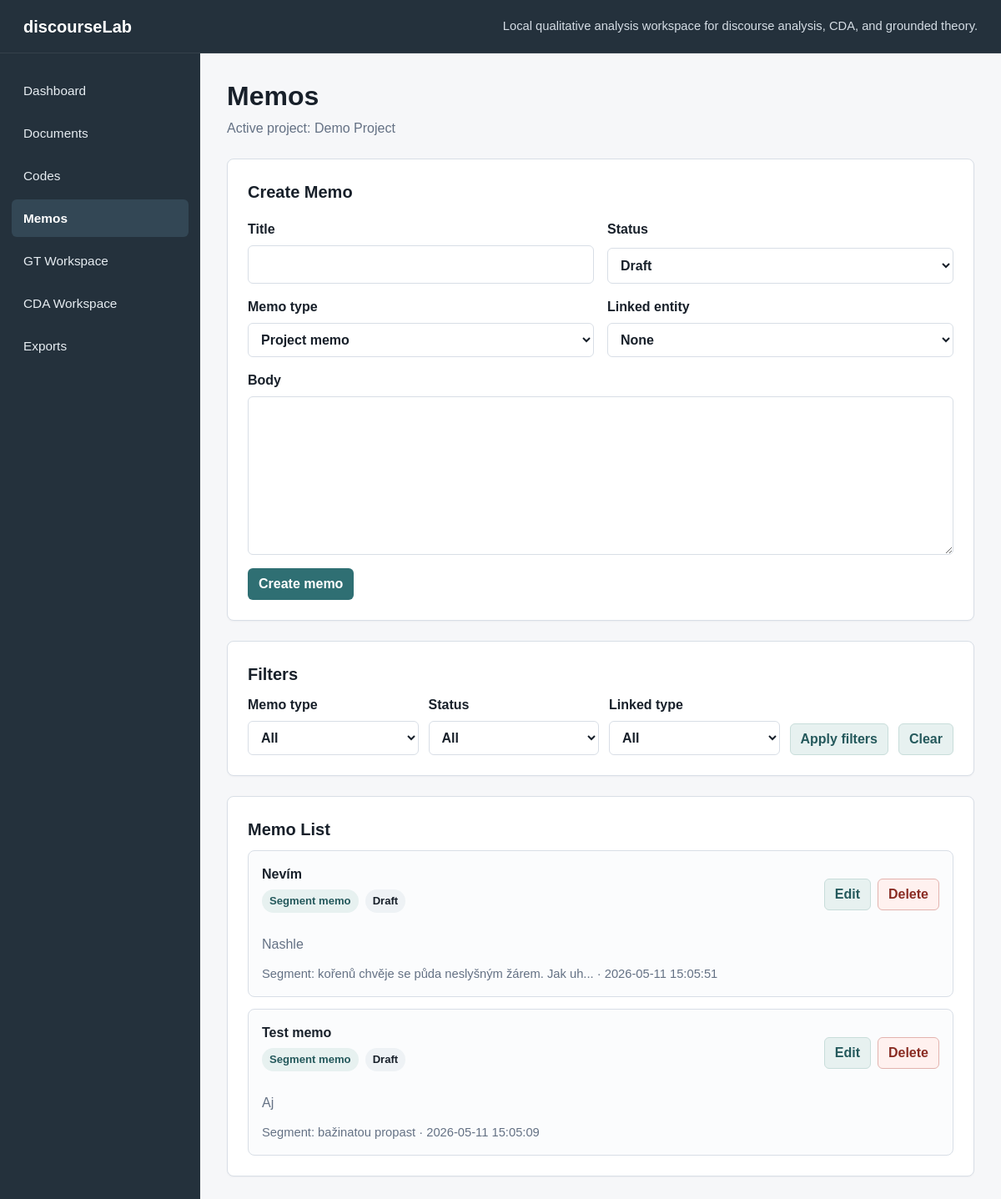
Page /memos on the committed database.
### tables this page shows
CREATE TABLE projects (
    id INTEGER PRIMARY KEY AUTOINCREMENT,
    name TEXT NOT NULL,
    description TEXT,
    created_at TEXT NOT NULL DEFAULT CURRENT_TIMESTAMP,
    updated_at TEXT NOT NULL DEFAULT CURRENT_TIMESTAMP
);

CREATE TABLE memos (
    id INTEGER PRIMARY KEY AUTOINCREMENT,
    project_id INTEGER NOT NULL,
    title TEXT NOT NULL,
    body TEXT,
    memo_type TEXT NOT NULL DEFAULT 'analytic',
    linked_entity_type TEXT,
    linked_entity_id INTEGER,
    status TEXT NOT NULL DEFAULT 'draft',
    created_at TEXT NOT NULL DEFAULT CURRENT_TIMESTAMP,
    updated_at TEXT NOT NULL DEFAULT CURRENT_TIMESTAMP,
    FOREIGN KEY (project_id) REFERENCES projects (id) ON DELETE CASCADE
);

### app.py (the view)
    @app.route("/memos")
    def memos():
        active_project = get_active_project()
        filters = {
            "memo_type": request.args.get("memo_type", "").strip(),
            "status": request.args.get("status", "").strip(),
            "linked_entity_type": request.args.get("linked_entity_type", "").strip(),
            "linked_entity_id": request.args.get("linked_entity_id", "").strip(),
        }
        memo_rows = get_memos_for_project(active_project["id"], filters)
        return render_template(
            "memos.html",
            title="Memos",
            active_page="memos",
            active_project=active_project,
            memos=memo_rows,
            filters=filters,
            memo_type_labels=MEMO_TYPES,
            memo_status_labels=MEMO_STATUSES,
            documents=get_documents_for_memo_links(active_project["id"]),
            segments=get_segments_for_memo_links(active_project["id"]),
            codes=get_open_codes_for_project(active_project["id"]),
        )

### app.py (called while the page is built, shortened)
def get_db() -> sqlite3.Connection:
    if "db" not in g:
        g.db = sqlite3.connect(DATABASE)
        g.db.row_factory = sqlite3.Row
        g.db.execute("PRAGMA foreign_keys = ON")
    return g.db

def query_one(sql: str, params: tuple = ()) -> sqlite3.Row | None:
    return get_db().execute(sql, params).fetchone()

def query_all(sql: str, params: tuple = ()) -> list[sqlite3.Row]:
    return get_db().execute(sql, params).fetchall()

def get_active_project() -> sqlite3.Row:
    project = query_one(
        """
        SELECT id, name, description, created_at, updated_at
        FROM projects
        ORDER BY id
        LIMIT 1
        """
    )
    if project is not None:
        return project

def get_segment_for_project(segment_id: int, project_id: int) -> sqlite3.Row | None:
    return query_one(
        """
        SELECT
            segments.id,
            segments.document_id,
            COALESCE(segments.name, '') AS name,
            segments.selected_text,
            documents.title AS document_title
        FROM segments
        JOIN documents ON documents.id = segments.document_id
        WHERE segments.id = ? AND documents.project_id = ?
        """,
        (segment_id, project_id),
    )

def get_open_codes_for_project(project_id: int) -> list[sqlite3.Row]:
    return get_codes_for_project(project_id, "open")

def get_documents_for_memo_links(project_id: int) -> list[sqlite3.Row]:
    return query_all(
        """
        SELECT id, title
        FROM documents
        WHERE project_id = ?
        ORDER BY title COLLATE NOCASE
        """,
        (project_id,),
    )

def get_segments_for_memo_links(project_id: int) -> list[sqlite3.Row]:
    return query_all(
        """
        SELECT
            segments.id,
            COALESCE(segments.name, '') AS name,
            segments.selected_text,
            documents.title AS document_title
        FROM segments
        JOIN documents ON documents.id = segments.document_id
        WHERE documents.project_id = ?
        ORDER BY documents.title COLLATE NOCASE, segments.start_offset
        """,
        (project_id,),
    )

def truncate_text(text: str, length: int = 80) -> str:
    text = " ".join((text or "").split())
    if len(text) <= length:
        return text
    return text[: length - 3] + "..."

### templates/memos.html (shortened to what this page needs)
{% extends "base.html" %}
{% block content %}
<section class="page-header">
    <h1>Memos</h1>
    <p>Active project: {{ active_project.name }}</p>
</section>
<section class="info-panel import-panel">
    <h2>Create Memo</h2>
    <form class="document-form" action="{{ url_for('create_memo') }}" method="post">
        <div class="form-grid">
            <label>
                <span>Title</span>
                <input type="text" name="title" required>
            </label>
            <label>
                <span>Status</span>
                <select name="status">
                    {% for value, label in memo_status_labels.items() %}
                        <option value="{{ value }}">{{ label }}</option>
                    {% endfor %}
                </select>
            </label>
        </div>
        <div class="form-grid">
            <label>
                <span>Memo type</span>
                <select name="memo_type" required>
                    {% for value, label in memo_type_labels.items() %}
                        <option value="{{ value }}" {{ "selected" if filters.memo_type == value else "" }}>{{ label }}</option>
                    {% endfor %}
                </select>
            </label>
            <label>
                <span>Linked entity</span>
                <select name="linked_target">
                    <option value="">None</option>
                </select>
            </label>
        </div>
        <label>
            <span>Body</span>
            <textarea name="body" rows="7" required></textarea>
        </label>
        <button type="submit" class="button-primary">Create memo</button>
    </form>
</section>
<section class="info-panel import-panel">
    <h2>Filters</h2>
    <form class="filter-form" action="{{ url_for('memos') }}" method="get">
        <label>
            <span>Memo type</span>
            <select name="memo_type">
                <option value="">All</option>
            </select>
        </label>
        <label>
            <span>Status</span>
            <select name="status">
                <option value="">All</option>
            </select>
        </label>
        <label>
            <span>Linked type</span>
            <select name="linked_entity_type">
                <option value="">All</option>
            </select>
        </label>
        <button type="submit" class="button-secondary">Apply filters</button>
        <a class="button-secondary" href="{{ url_for('memos') }}">Clear</a>
    </form>
</section>
<section class="info-panel">
    <h2>Memo List</h2>
    {% if memos %}
        <div class="memo-list">
            {% for memo in memos %}
                <article class="memo-card">
                    <div class="segment-card-header">
                        <div>
                            <h3>{{ memo.title }}</h3>
                            <div class="code-badge-row">
                                <span class="memo-type-badge">{{ memo_type_labels[memo.memo_type] }}</span>
                                <span class="status-badge">{{ memo_status_labels[memo.status] }}</span>
                            </div>
                        </div>
                        <div class="actions-cell">
                            <a class="button-secondary" href="{{ url_for('edit_memo', memo_id=memo.id) }}">Edit</a>
                            <form action="{{ url_for('delete_memo', memo_id=memo.id) }}" method="post">
                                <button type="submit" class="button-danger">Delete</button>
                            </form>
                        </div>
                    </div>
                    <p>{{ memo.body }}</p>
                    <p class="muted-text">{{ memo.linked_entity_label }} · {{ memo.created_at }}</p>
                </article>
            {% endfor %}
        </div>
    {% else %}
        <p>No memos found.</p>
    {% endif %}
</section>
{% endblock %}

### static/style.css (style rules this page uses)
:root { --bg: #f6f7f9; --surface: #ffffff; --surface-muted: #eef2f5; --border: #d8dee6; --text: #18202a; --muted: #647184; --accent: #2f6f73; --accent-dark: #25595c; --accent-soft: #e7f1f0; --sidebar: #24313c; --sidebar-active: #334755; }
* { box-sizing: border-box; }
body { margin: 0; min-height: 100vh; background: var(--bg); color: var(--text); font-family: Arial, Helvetica, sans-serif; line-height: 1.5; }
a { color: inherit; }
.page-header { margin-bottom: 24px; }
.page-header h1 { margin: 0 0 8px; font-size: 2rem; line-height: 1.2; }
.page-header p { margin: 0; max-width: 760px; color: var(--muted); }
.metric-card, .info-panel { background: var(--surface); border: 1px solid var(--border); border-radius: 8px; box-shadow: 0 1px 2px rgba(24, 32, 42, 0.04); }
.info-panel { padding: 24px; }
.info-panel h2 { margin: 0 0 10px; font-size: 1.25rem; }
.info-panel p { max-width: 780px; margin: 0 0 12px; color: var(--muted); }
.info-panel p:last-child { margin-bottom: 0; }
.import-panel { margin-bottom: 24px; }
.document-form { display: grid; gap: 16px; margin-top: 18px; }
.form-grid { display: grid; grid-template-columns: repeat(2, minmax(0, 1fr)); gap: 16px; }
label { display: grid; gap: 7px; color: var(--text); font-weight: 700; }
input, select, textarea { width: 100%; border: 1px solid var(--border); border-radius: 6px; padding: 10px 11px; color: var(--text); background: #ffffff; font: inherit; }
textarea { resize: vertical; }
button, .button-primary, .button-secondary, .button-danger { display: inline-flex; align-items: center; justify-content: center; min-height: 38px; width: fit-content; border: 1px solid transparent; border-radius: 6px; padding: 8px 12px; font: inherit; font-weight: 700; line-height: 1; text-decoration: none; cursor: pointer; }
.button-primary { color: #ffffff; background: var(--accent); }
.button-secondary { color: var(--accent-dark); background: var(--accent-soft); border-color: #c8ddda; }
.button-danger { color: #8a2d24; background: #fff1ef; border-color: #e3b3ae; }
.actions-cell { display: flex; flex-wrap: wrap; gap: 8px; }
.actions-cell form { margin: 0; }
.segment-card-header { display: flex; align-items: center; justify-content: space-between; gap: 14px; margin-bottom: 12px; }
.code-badge-row { display: flex; flex-wrap: wrap; gap: 8px; margin-bottom: 14px; }
.filter-form { display: grid; grid-template-columns: repeat(3, minmax(0, 1fr)) auto auto; align-items: end; gap: 12px; }
.memo-list { display: grid; gap: 14px; }
.memo-card { padding: 16px; border: 1px solid var(--border); border-radius: 8px; background: #fbfcfd; }
.memo-card h3 { margin: 0 0 6px; font-size: 1rem; }
.memo-type-badge, .status-badge { display: inline-flex; align-items: center; min-height: 26px; border-radius: 999px; padding: 4px 9px; background: var(--surface-muted); color: var(--text); font-size: 0.82rem; font-weight: 700; }
.memo-type-badge { background: var(--accent-soft); color: var(--accent-dark); }
.muted-text { color: var(--muted); font-size: 0.92rem; }

### rows in the picture
projects: name "Demo Project"
memos: title "Nevím", memo_type "Segment memo", status "Draft", body "Nashle", linked_entity_label "Segment: kořenů chvěje se půda neslyšným žárem. Jak uh...", created_at "2026-05-11 15:05:51"
memos: title "Test memo", memo_type "Segment memo", status "Draft", body "Aj", linked_entity_label "Segment: bažinatou propast", created_at "2026-05-11 15:05:09"

### other values in the picture
form field status "Draft"
form field memo_type "Project memo"
